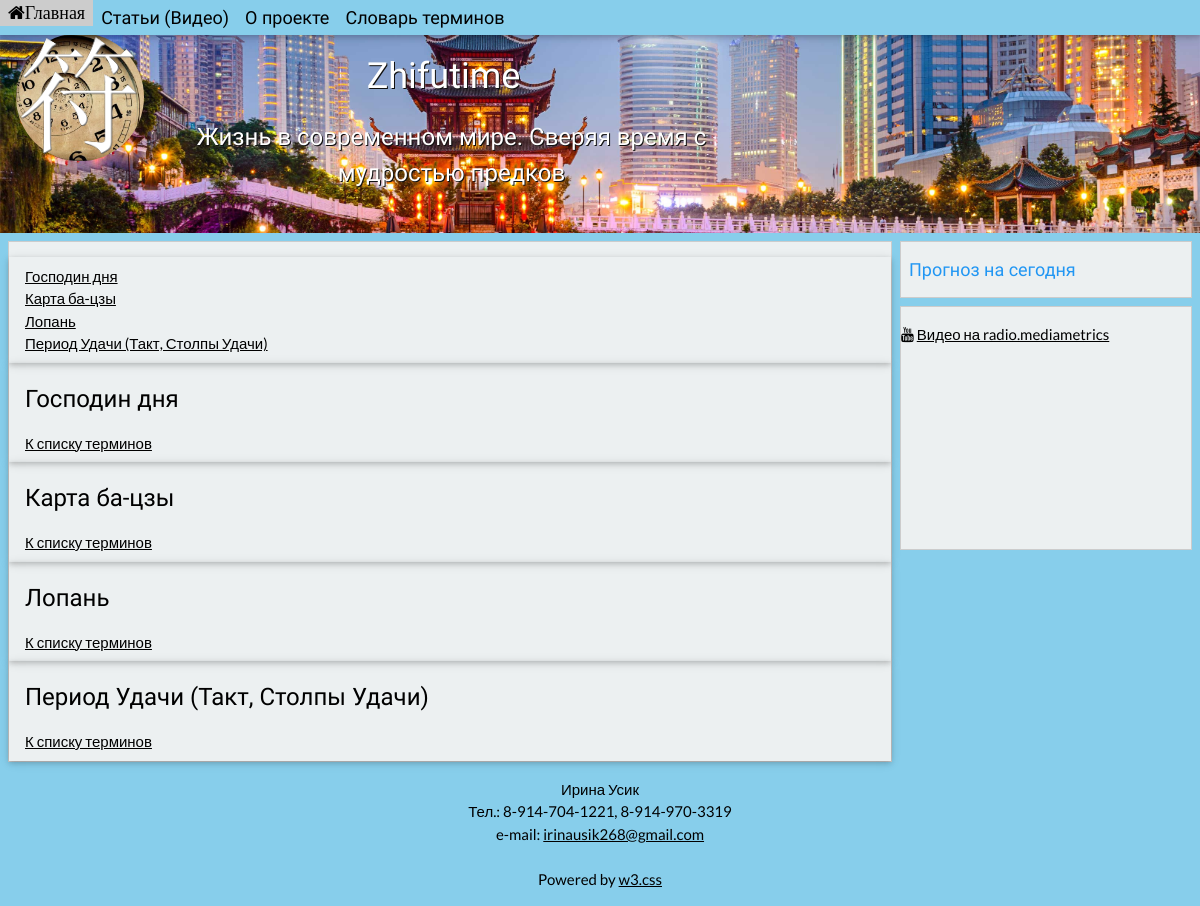
Screenshot of /thesaurus/ with the database file from the repository.
### zhifutime/models.py (models this page shows)
class Term(models.Model):
    title = models.CharField(max_length=80)
    text = tinymce_models.HTMLField()
    class Meta:
        ordering = ['title']
        verbose_name = 'Термин'
        verbose_name_plural = 'Термины'

### zhifutime/views.py (the view)
# urls.py: url(r'^thesaurus/$', views.thesaurus, name='thesaurus'),
def thesaurus(request):
    terms = Term.objects.all
    return render(request, 'thesaurus.html', {'terms': terms})

### zhifutime/templates/thesaurus.html (shortened to what this page needs)
{%  extends 'basetry.html' %}
{% block main_content %}
    <div  class="w3-card w3-padding" id="list">
    {%  for term in terms %}
        <tr><div>
            <a href="#{{ term.id }}">{{ term.title }}</a>
            </div>
        </tr>
    {% endfor %}
    </div>
    <table class="w3-table-all w3-hoverable">
        {%  for term in terms %}
        <tr><div class="w3-card w3-padding">
            <h3 id="{{ term.id }}">{{ term.title }}</h3>
            <a href="#list">К списку терминов</a>
            </div>
        </tr>
        {% endfor %}
    </table>
{% endblock %}

### zhifutime/static/w3.css (style rules this page uses)
*,*:before,*:after { box-sizing:inherit }
html { -ms-text-size-adjust:100%;-webkit-text-size-adjust:100% }
body { margin:0 }
a { background-color:transparent;-webkit-text-decoration-skip:objects }
html,body { font-family:Verdana,sans-serif;font-size:15px;line-height:1.5 }
html { overflow-x:hidden }
h3 { font-size:24px }
h1,h2,h3,h4,h5,h6 { font-family:"Segoe UI",Arial,sans-serif;font-weight:400;margin:10px 0 }
a { color:inherit }
.w3-table,.w3-table-all { border-collapse:collapse;border-spacing:0;width:100%;display:table }
.w3-table-all { border:1px solid #ccc }
.w3-bordered tr,.w3-table-all tr { border-bottom:1px solid #ddd }
.w3-table-all tr:nth-child(odd) { background-color:#fff }
.w3-table-all tr:nth-child(even) { background-color:#f1f1f1 }
.w3-card,.w3-card-2 { box-shadow:0 2px 5px 0 rgba(0,0,0,0.16),0 2px 10px 0 rgba(0,0,0,0.12) }
.w3-padding { padding:8px 16px!important }

### rows the page displays
Term: title "Господин дня"
Term: title "Карта ба-цзы"
Term: title "Лопань"
Term: title "Период Удачи (Такт, Столпы Удачи)"
